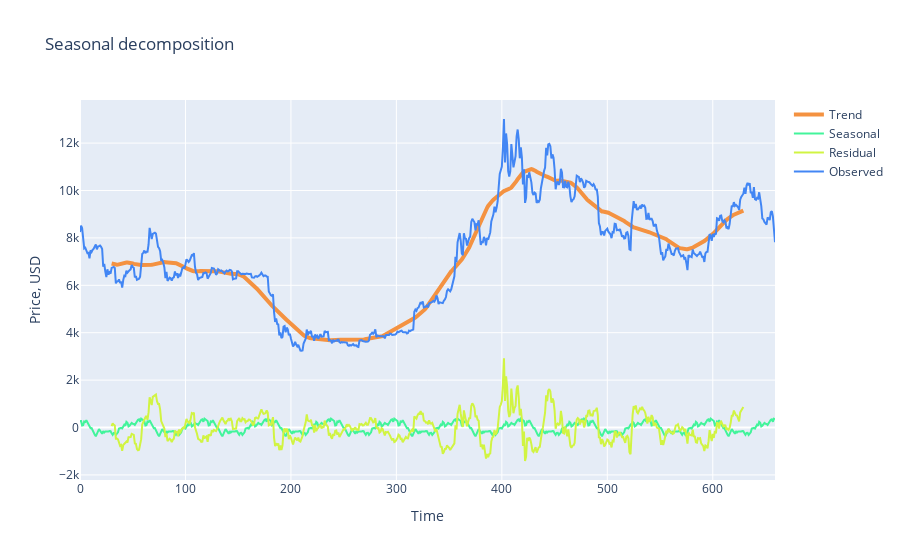

Notebook code for this chart:
### Code cell
trace1 = go.Scatter(x = np.arange(0, len(s.trend), 1),y = s.trend,mode = 'lines',name = 'Trend',
    line = dict(color = ('rgb(244, 146, 65)'), width = 4))
trace2 = go.Scatter(x = np.arange(0, len(s.seasonal), 1),y = s.seasonal,mode = 'lines',name = 'Seasonal',
    line = dict(color = ('rgb(66, 244, 155)'), width = 2))

trace3 = go.Scatter(x = np.arange(0, len(s.resid), 1),y = s.resid,mode = 'lines',name = 'Residual',
    line = dict(color = ('rgb(209, 244, 66)'), width = 2))

trace4 = go.Scatter(x = np.arange(0, len(s.observed), 1),y = s.observed,mode = 'lines',name = 'Observed',
    line = dict(color = ('rgb(66, 134, 244)'), width = 2))

data = [trace1, trace2, trace3, trace4]
layout = dict(title = 'Seasonal decomposition', xaxis = dict(title = 'Time'), yaxis = dict(title = 'Price, USD'))
fig = dict(data=data, layout=layout)
py.iplot(fig, filename='seasonal_decomposition')

### Figure 1 — Plotly figure (JSON) as saved in the notebook; plotly's stock layout.template omitted (floating-point values rounded to 4 significant figures; data arrays with more than 128 entries replaced by an {"elided": "..."} marker saying what was removed)
{"data": [{"line": {"color": "rgb(244, 146, 65)", "width": 4}, "mode": "lines", "name": "Trend", "type": "scatter", "x": {"elided": "660 int values"}, "y": {"elided": "660 float values"}}, {"line": {"color": "rgb(66, 244, 155)", "width": 2}, "mode": "lines", "name": "Seasonal", "type": "scatter", "x": {"elided": "660 int values"}, "y": {"elided": "660 float values"}}, {"line": {"color": "rgb(209, 244, 66)", "width": 2}, "mode": "lines", "name": "Residual", "type": "scatter", "x": {"elided": "660 int values"}, "y": {"elided": "660 float values"}}, {"line": {"color": "rgb(66, 134, 244)", "width": 2}, "mode": "lines", "name": "Observed", "type": "scatter", "x": {"elided": "660 int values"}, "y": {"elided": "660 float values"}}], "layout": {"title": {"text": "Seasonal decomposition"}, "xaxis": {"title": {"text": "Time"}}, "yaxis": {"title": {"text": "Price, USD"}}}}
